Frame 1 (no input): blank canvas, image omitted
Frame 60 (the mouse pressed at the canvas centre just before this capture): blank canvas, image omitted
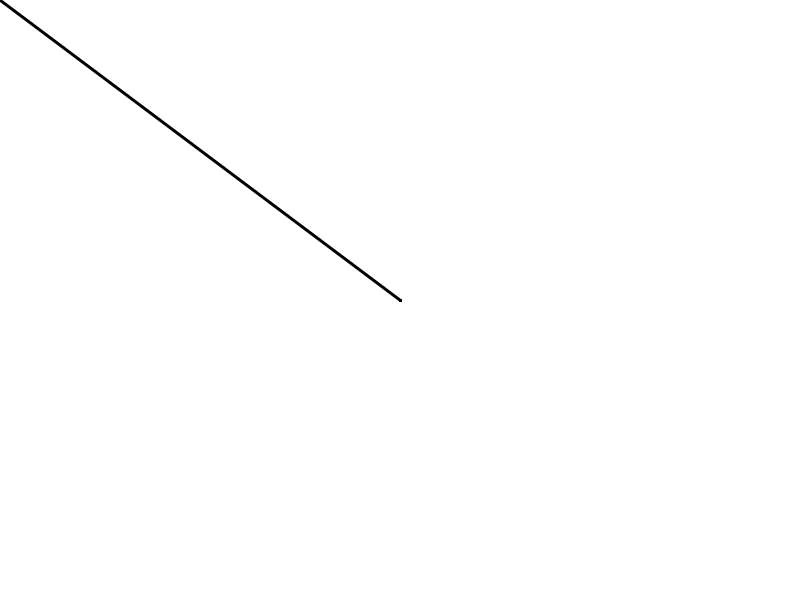
Frame 120 (the mouse held since frame 60 and released just before this capture)

The Processing sketch whose frames 1 and 60 were blank and that drew this single picture after the mouse press (run headless with seeded random() and noise(); from frame 60 on, the mouse is pressed at the canvas centre):

// Processing sketch: mouse_tracking
// ── mouse_tracking.pde
void setup () {
 size(800,600);
 background(255);
 strokeWeight(3);
}

void draw() {
 if (mousePressed) {
   line(pmouseX, pmouseY, mouseX, mouseY);
 }
}

void keyPressed() {
 save("image.tif");
}
